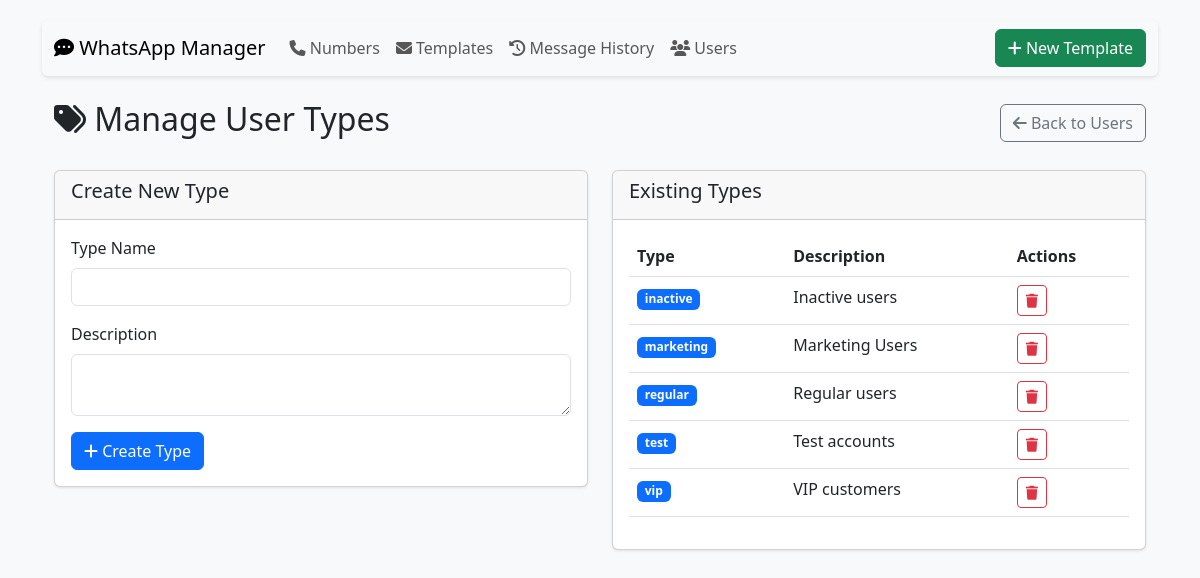
The page /user_types on the database its author committed.
### tables this page shows
CREATE TABLE user_types (
                id INTEGER PRIMARY KEY AUTOINCREMENT,
                type_name TEXT UNIQUE NOT NULL,
                description TEXT,
                created_at TEXT DEFAULT CURRENT_TIMESTAMP
            );

### app.py (the view, shortened to what this page needs)
@app.route('/user_types', methods=['GET', 'POST'])
def manage_user_types():
    with sqlite3.connect('database.db') as conn:
        conn.row_factory = sqlite3.Row
        types = conn.execute('''
            SELECT * FROM user_types ORDER BY type_name
        ''').fetchall()
    return render_template('manage_user_types.html', user_types=types)

### app.py (called while the page is built)
@app.context_processor
def utility_processor():
    return dict(get_template_variables=get_template_variables)

### templates/manage_user_types.html
{% extends "base.html" %}
{% block content %}
<div class="container mt-4">
    <div class="d-flex justify-content-between align-items-center mb-4">
        <h2><i class="fas fa-tags"></i> Manage User Types</h2>
        <a href="{{ url_for('manage_users') }}" class="btn btn-outline-secondary">
            <i class="fas fa-arrow-left"></i> Back to Users
        </a>
    </div>
    <div class="row">
        <div class="col-md-6">
            <div class="card">
                <div class="card-header">
                    <h5>Create New Type</h5>
                </div>
                <div class="card-body">
                    <form method="POST" action="{{ url_for('manage_user_types') }}">
                        <div class="mb-3">
                            <label class="form-label">Type Name</label>
                            <input type="text" name="type_name" class="form-control" required>
                        </div>
                        <div class="mb-3">
                            <label class="form-label">Description</label>
                            <textarea name="description" class="form-control" rows="2"></textarea>
                        </div>
                        <button type="submit" class="btn btn-primary">
                            <i class="fas fa-plus"></i> Create Type
                        </button>
                    </form>
                </div>
            </div>
        </div>
        <div class="col-md-6">
            <div class="card">
                <div class="card-header">
                    <h5>Existing Types</h5>
                </div>
                <div class="card-body">
                    {% if user_types %}
                    <div class="table-responsive">
                        <table class="table">
                            <thead>
                                <tr>
                                    <th>Type</th>
                                    <th>Description</th>
                                    <th>Actions</th>
                                </tr>
                            </thead>
                            <tbody>
                                {% for type in user_types %}
                                <tr>
                                    <td>
                                        <span class="badge bg-primary">{{ type['type_name'] }}</span>
                                    </td>
                                    <td>{{ type['description'] }}</td>
                                    <td>
                                        <form method="POST" action="{{ url_for('delete_user_type', type_name=type['type_name']) }}"
                                              onsubmit="return confirm('Delete this user type?');">
                                            <button type="submit" class="btn btn-sm btn-outline-danger">
                                                <i class="fas fa-trash"></i>
                                            </button>
                                        </form>
                                    </td>
                                </tr>
                                {% endfor %}
                            </tbody>
                        </table>
                    </div>
                    {% else %}
                    <div class="alert alert-info">No user types found</div>
                    {% endif %}
                </div>
            </div>
        </div>
    </div>
</div>
{% endblock %}

### templates/base.html (style rules this page uses)
body { padding-top: 20px; padding-bottom: 20px; background-color: #f8f9fa; }
.card { margin-bottom: 20px; box-shadow: 0 1px 3px rgba(0,0,0,.1); }
.badge { margin-right: 3px; margin-bottom: 3px; }

### rows shown on the page
user_types: type_name "inactive", description "Inactive users"
user_types: type_name "marketing", description "Marketing Users"
user_types: type_name "regular", description "Regular users"
user_types: type_name "test", description "Test accounts"
user_types: type_name "vip", description "VIP customers"
